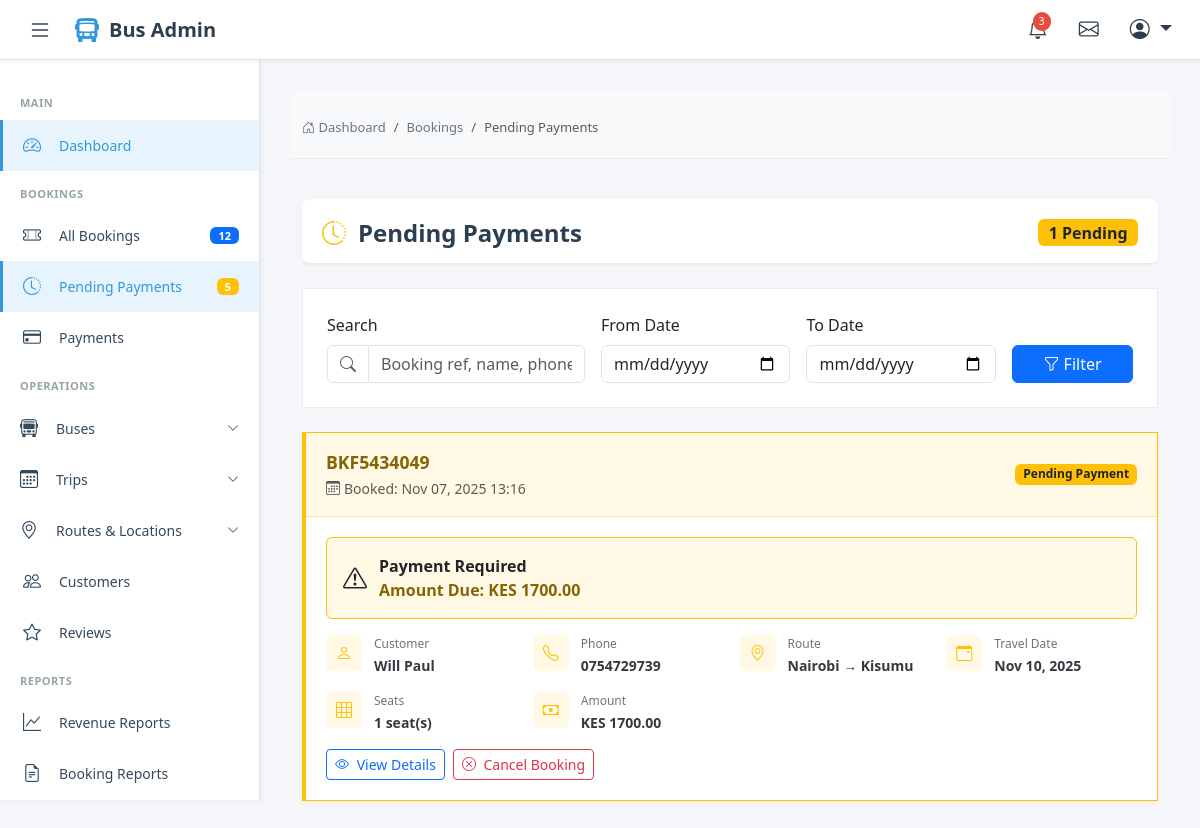
The app's page /admin-bookings/pending-payments/ (signed in), older data.
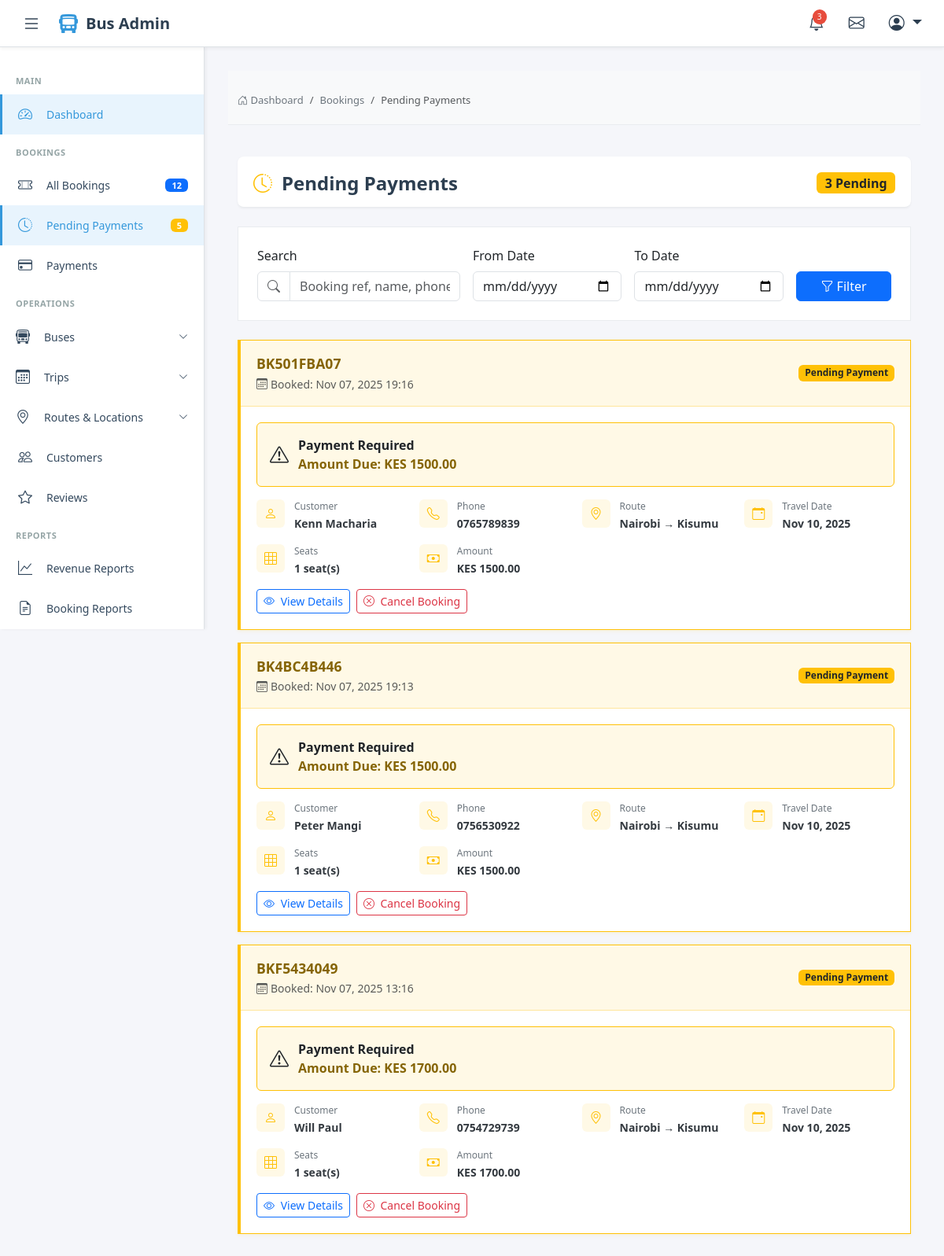
The same page, newer data.
### website_application/models.py (models this page shows, shortened)
class Booking(models.Model):
    BOOKING_STATUS_CHOICES = [
        ('pending', 'Pending Payment'),
        ('paid', 'Paid'),
        ('confirmed', 'Confirmed'),
        ('cancelled', 'Cancelled'),
        ('completed', 'Completed'),
    ]
    booking_reference = models.CharField(max_length=20, unique=True, editable=False)
    trip = models.ForeignKey(Trip, on_delete=models.CASCADE, related_name='bookings')
    customer_full_name = models.CharField(max_length=200)
    customer_id_number = models.CharField(max_length=50)
    customer_email = models.EmailField()
    customer_phone = models.CharField(max_length=20)
    boarding_point = models.ForeignKey(
        BoardingPoint,
        on_delete=models.PROTECT,
        related_name='pickup_bookings'
    )
    dropping_point = models.ForeignKey(
        BoardingPoint,
        on_delete=models.PROTECT,
        related_name='dropoff_bookings'
    )
    total_amount = models.DecimalField(max_digits=10, decimal_places=2)
    status = models.CharField(max_length=20, choices=BOOKING_STATUS_CHOICES, default='pending')
    created_at = models.DateTimeField(auto_now_add=True)
    updated_at = models.DateTimeField(auto_now=True)

class Trip(models.Model):
    TRIP_STATUS_CHOICES = [
        ('scheduled', 'Scheduled'),
        ('boarding', 'Boarding'),
        ('departed', 'Departed'),
        ('completed', 'Completed'),
        ('cancelled', 'Cancelled'),
    ]
    bus = models.ForeignKey(Bus, on_delete=models.CASCADE, related_name='trips')
    route = models.ForeignKey(Route, on_delete=models.CASCADE, related_name='trips')
    departure_date = models.DateField()
    departure_time = models.TimeField()
    arrival_time = models.TimeField()
    base_fare_vip = models.DecimalField(max_digits=10, decimal_places=2)
    base_fare_business = models.DecimalField(max_digits=10, decimal_places=2)
    base_fare_normal = models.DecimalField(max_digits=10, decimal_places=2)
    status = models.CharField(max_length=20, choices=TRIP_STATUS_CHOICES, default='scheduled')
    is_active = models.BooleanField(default=True)
    created_at = models.DateTimeField(auto_now_add=True)
    class Meta:
        ordering = ['departure_date', 'departure_time']
        unique_together = ['bus', 'departure_date', 'departure_time']

class Route(models.Model):
    origin = models.ForeignKey(Location, on_delete=models.CASCADE, related_name='routes_from')
    destination = models.ForeignKey(Location, on_delete=models.CASCADE, related_name='routes_to')
    distance_km = models.DecimalField(max_digits=6, decimal_places=2)
    estimated_duration = models.DurationField(help_text="Estimated travel time")
    is_active = models.BooleanField(default=True)
    class Meta:
        unique_together = ['origin', 'destination']

class Location(models.Model):
    name = models.CharField(max_length=200)
    slug = models.SlugField(unique=True)
    county = models.CharField(max_length=100)
    is_active = models.BooleanField(default=True)

### website_application/views.py (the view)
# urls.py: path('admin-bookings/pending-payments/', views.pending_payments, name='pending_payments'),
@staff_member_required
def pending_payments(request):
    search = request.GET.get('search', '')
    date_from = request.GET.get('date_from', '')
    date_to = request.GET.get('date_to', '')
    bookings = Booking.objects.filter(
        status='pending'
    ).select_related(
        'trip__bus__operator',
        'trip__route__origin',
        'trip__route__destination'
    ).prefetch_related(
        'seat_bookings',
        'payments'
    ).annotate(
        seats_count=Count('seat_bookings')
    ).order_by('-created_at')
    if search:
        bookings = bookings.filter(
            Q(booking_reference__icontains=search) |
            Q(customer_full_name__icontains=search) |
            Q(customer_phone__icontains=search)
        )
    if date_from:
        date_from_obj = datetime.strptime(date_from, '%Y-%m-%d').date()
        bookings = bookings.filter(created_at__date__gte=date_from_obj)
    if date_to:
        date_to_obj = datetime.strptime(date_to, '%Y-%m-%d').date()
        bookings = bookings.filter(created_at__date__lte=date_to_obj)
    context = {
        'bookings': bookings,
        'search': search,
        'date_from': date_from,
        'date_to': date_to,
    }
    return render(request, 'admin/bookings/pending_payments.html', context)

### templates/admin/bookings/pending_payments.html (shortened to what this page needs)
{% extends 'admin_base.html' %}
{% load static %}
{% block content %}
<div class="breadcrumb-container">
    <div class="container-fluid">
        <nav aria-label="breadcrumb">
            <ol class="breadcrumb">
                <li class="breadcrumb-item"><a href="{% url 'admin_dashboard' %}"><i class="bi bi-house-door"></i> Dashboard</a></li>
                <li class="breadcrumb-item"><a href="{% url 'booking_list' %}">Bookings</a></li>
                <li class="breadcrumb-item active" aria-current="page">Pending Payments</li>
            </ol>
        </nav>
    </div>
</div>
<div class="container-fluid py-3">
    <div class="page-header">
        <h1 class="page-title">
            <i class="bi bi-clock-history text-warning"></i>
            Pending Payments
        </h1>
        <div class="d-flex gap-2">
            <span class="badge bg-warning text-dark fs-6">{{ bookings.count }} Pending</span>
        </div>
    </div>
    <div class="filter-section">
        <form method="get" id="filterForm">
            <div class="row g-3">
                <div class="col-md-4">
                    <label class="form-label">Search</label>
                    <div class="input-group">
                        <span class="input-group-text bg-white">
                            <i class="bi bi-search text-muted"></i>
                        </span>
                        <input type="text" name="search" class="form-control"
                               placeholder="Booking ref, name, phone..." value="{{ search }}">
                    </div>
                </div>
                <div class="col-md-3">
                    <label class="form-label">From Date</label>
                    <input type="date" name="date_from" class="form-control" value="{{ date_from }}">
                </div>
                <div class="col-md-3">
                    <label class="form-label">To Date</label>
                    <input type="date" name="date_to" class="form-control" value="{{ date_to }}">
                </div>
                <div class="col-md-2 d-flex align-items-end">
                    <button type="submit" class="btn btn-primary w-100">
                        <i class="bi bi-funnel"></i> Filter
                    </button>
                </div>
            </div>
        </form>
    </div>
    {% if bookings %}
    <div class="row">
        {% for booking in bookings %}
        <div class="col-12">
            <div class="pending-card">
                <div class="pending-header">
                    <div>
                        <div class="booking-ref">{{ booking.booking_reference }}</div>
                        <small class="text-muted">
                            <i class="bi bi-calendar3 me-1"></i>Booked: {{ booking.created_at|date:"M d, Y H:i" }}
                        </small>
                    </div>
                    <span class="badge bg-warning text-dark">Pending Payment</span>
                </div>
                <div class="pending-body">
                    <div class="alert-warning-custom">
                        <i class="bi bi-exclamation-triangle fs-4"></i>
                        <div>
                            <strong>Payment Required</strong>
                            <div class="time-remaining">
                                Amount Due: KES {{ booking.total_amount|floatformat:2 }}
                            </div>
                        </div>
                    </div>
                    <div class="pending-info">
                        <div class="info-item">
                            <div class="info-icon">
                                <i class="bi bi-person"></i>
                            </div>
                            <div class="info-details">
                                <div class="info-label">Customer</div>
                                <div class="info-value">{{ booking.customer_full_name }}</div>
                            </div>
                        </div>
                        <div class="info-item">
                            <div class="info-icon">
                                <i class="bi bi-telephone"></i>
                            </div>
                            <div class="info-details">
                                <div class="info-label">Phone</div>
                                <div class="info-value">{{ booking.customer_phone }}</div>
                            </div>
                        </div>
                        <div class="info-item">
                            <div class="info-icon">
                                <i class="bi bi-geo-alt"></i>
                            </div>
                            <div class="info-details">
                                <div class="info-label">Route</div>
                                <div class="info-value">
                                    {{ booking.trip.route.origin.name }} → {{ booking.trip.route.destination.name }}
                                </div>
                            </div>
                        </div>
                        <div class="info-item">
                            <div class="info-icon">
                                <i class="bi bi-calendar-event"></i>
                            </div>
                            <div class="info-details">
                                <div class="info-label">Travel Date</div>
                                <div class="info-value">{{ booking.trip.departure_date|date:"M d, Y" }}</div>
                            </div>
                        </div>
                        <div class="info-item">
                            <div class="info-icon">
                                <i class="bi bi-grid-3x3"></i>
                            </div>
                            <div class="info-details">
                                <div class="info-label">Seats</div>
                                <div class="info-value">{{ booking.seats_count }} seat(s)</div>
                            </div>
                        </div>
                        <div class="info-item">
                            <div class="info-icon">
                                <i class="bi bi-cash"></i>
                            </div>
                            <div class="info-details">
                                <div class="info-label">Amount</div>
                                <div class="info-value">KES {{ booking.total_amount|floatformat:2 }}</div>
                            </div>
                        </div>
                    </div>
                    <div class="d-flex gap-2">
                        <a href="{% url 'booking_detail' booking.pk %}" class="btn btn-outline-primary btn-sm">
                            <i class="bi bi-eye me-1"></i> View Details
                        </a>
                        <button class="btn btn-outline-danger btn-sm" onclick="cancelBooking({{ booking.pk }})">
                            <i class="bi bi-x-circle me-1"></i> Cancel Booking
                        </button>
                    </div>
                </div>
            </div>
        </div>
        {% endfor %}
    </div>
    {% endif %}
</div>
{% endblock %}

### templates/admin_base.html (shortened to what this page needs)
<!DOCTYPE html>
<html lang="en">
<head>
    <link href="https://cdn.jsdelivr.net/npm/bootstrap@5.3.0/dist/css/bootstrap.min.css" rel="stylesheet">
    <link rel="stylesheet" href="https://cdn.jsdelivr.net/npm/bootstrap-icons@1.11.0/font/bootstrap-icons.css">
</head>
<body>
    <header class="admin-header">
        <button class="sidebar-toggle" id="sidebarToggle">
            <i class="bi bi-list"></i>
        </button>
        <a href="#" class="header-brand">
            <i class="bi bi-bus-front-fill"></i>
            <span>Bus Admin</span>
        </a>
        <div class="header-actions">
            <button class="header-icon-btn" title="Notifications">
                <span class="notification-badge">3</span>
            </button>
            <button class="header-icon-btn" title="Messages">
                <i class="bi bi-envelope"></i>
            </button>
            <div class="dropdown">
                <button class="header-icon-btn dropdown-toggle" type="button" data-bs-toggle="dropdown">
                    <i class="bi bi-person-circle"></i>
                </button>
            </div>
        </div>
    </header>
    <aside class="sidebar" id="sidebar">
        <nav class="sidebar-nav">
            <div class="nav-section-title">Main</div>
            <a href="{% url 'admin_dashboard'%}" class="nav-link active">
                <i class="bi bi-speedometer2"></i>
                <span>Dashboard</span>
            </a>
            <div class="nav-section-title">Bookings</div>
            <a href="{% url 'booking_list'%}" class="nav-link">
                <i class="bi bi-ticket-perforated"></i>
                <span>All Bookings</span>
                <span class="badge bg-primary">12</span>
            </a>
            <a href="{% url 'pending_payments'%}" class="nav-link">
                <i class="bi bi-clock-history"></i>
                <span>Pending Payments</span>
                <span class="badge bg-warning">5</span>
            </a>
            <a href="{% url 'payment_list'%}" class="nav-link">
                <i class="bi bi-credit-card"></i>
                <span>Payments</span>
            </a>
            <div class="nav-section-title">Operations</div>
            <div class="nav-dropdown">
                <button class="nav-dropdown-toggle">
                    <i class="bi bi-bus-front"></i>
                    <span>Buses</span>
                    <i class="bi bi-chevron-down dropdown-arrow"></i>
                </button>
            </div>
            <div class="nav-dropdown">
                <button class="nav-dropdown-toggle">
                    <i class="bi bi-calendar3"></i>
                    <span>Trips</span>
                    <i class="bi bi-chevron-down dropdown-arrow"></i>
                </button>
            </div>
            <div class="nav-dropdown">
                <button class="nav-dropdown-toggle">
                    <i class="bi bi-geo-alt"></i>
                    <span>Routes & Locations</span>
                    <i class="bi bi-chevron-down dropdown-arrow"></i>
                </button>
            </div>
            <a href="{% url 'customer_list' %}" class="nav-link">
                <i class="bi bi-people"></i>
                <span>Customers</span>
            </a>
            <a href="{% url 'review_list' %}" class="nav-link">
                <i class="bi bi-star"></i>
                <span>Reviews</span>
            </a>
            <div class="nav-section-title">Reports</div>
            <a href="{% url 'revenue_report' %}" class="nav-link">
                <i class="bi bi-graph-up"></i>
                <span>Revenue Reports</span>
            </a>
            <a href="{% url 'booking_report' %}" class="nav-link">
                <i class="bi bi-file-earmark-text"></i>
                <span>Booking Reports</span>
            </a>
            <a href="{% url 'analytics_dashboard' %}" class="nav-link">
            </a>
        </nav>
    </aside>
    <main class="main-content" id="mainContent">
        {% block content %}{% endblock %}
    </main>
</body>
</html>

Row changes from the older to the newer data that the page shows:
added Booking: booking_reference "BK501FBA07", created_at "Nov 07, 2025 19:16", total_amount "1500.00", customer_full_name "Kenn Macharia", customer_phone "0765789839", trip.route.origin.name "Nairobi", trip.route.destination.name "Kisumu", trip.departure_date "Nov 10, 2025", seats_count "1"
added Booking: booking_reference "BK4BC4B446", created_at "Nov 07, 2025 19:13", total_amount "1500.00", customer_full_name "Peter Mangi", customer_phone "0756530922", trip.route.origin.name "Nairobi", trip.route.destination.name "Kisumu", trip.departure_date "Nov 10, 2025", seats_count "1"
Text that changed along with them:
{{ bookings.count }}: "1" → "3"
